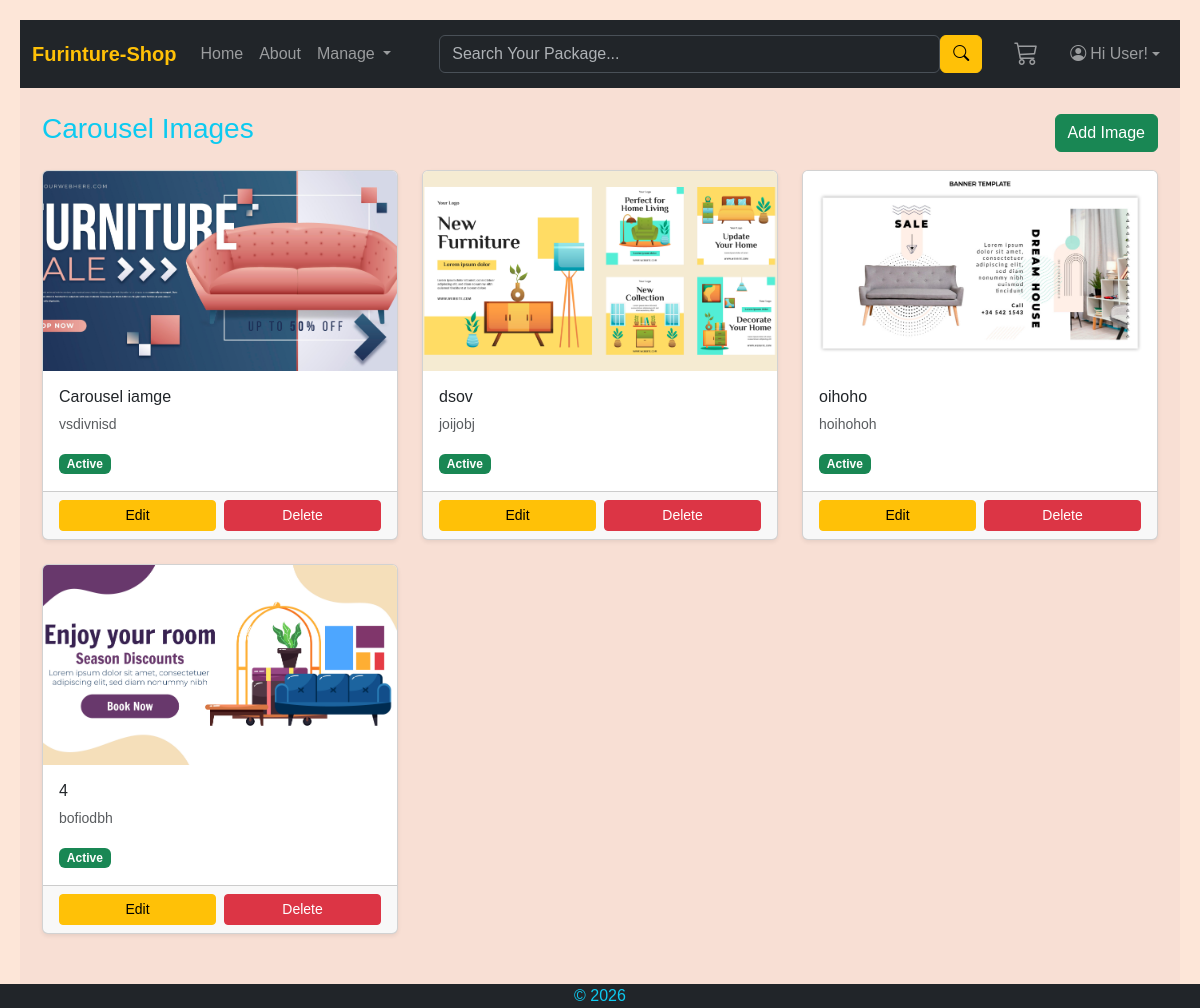
The page /carousels/ on the database as committed earlier.
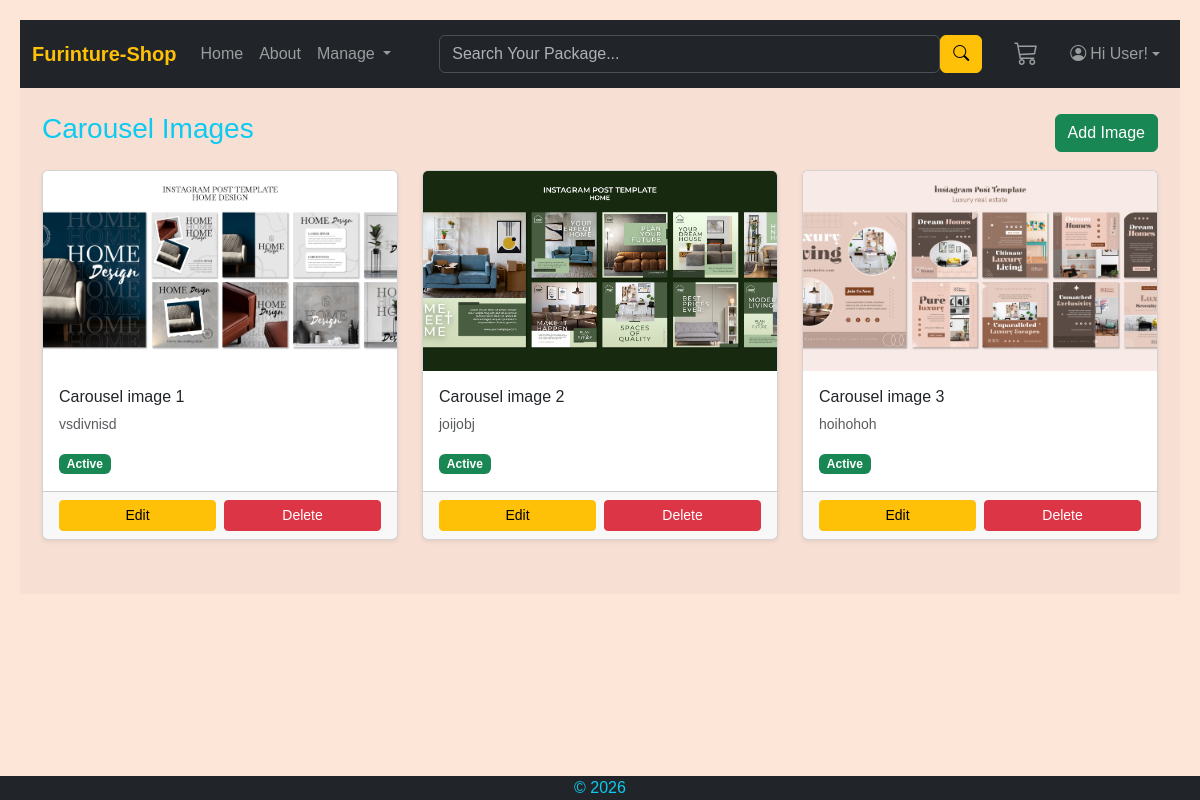
The same page on the database as committed later.
### mainapp/models.py (models this page shows, shortened)
class CarouselImage(models.Model):
    img = models.ImageField(upload_to='carousel_images/')
    title = models.CharField(max_length=200)
    caption = models.TextField(max_length=400)
    link = models.CharField(max_length=200)
    active = models.BooleanField(default=True)

### mainapp/views.py (the view)
# urls.py: path('carousels/', CarouselImageListView.as_view(), name='carousel_list'),
class CarouselImageListView(ListView):
    model = CarouselImage
    template_name = 'mainapp/carousel_list.html'
    context_object_name = 'images'

### templates/mainapp/carousel_list.html (shortened to what this page needs)
{% extends 'base/base.html' %}
{% block content %}
<section class="container py-4">
    <div class="d-flex justify-content-between align-items-center mb-3 text-info">
        <h3>Carousel Images</h3>
        <a href="{% url 'carousel_add' %}" class="btn btn-success">
            Add Image
        </a>
    </div>
    <div class="row g-4">
        {% for img in images %}
        <div class="col-md-4">
            <div class="card shadow-sm h-100">
                <img src="{{ img.img.url }}"
                     class="card-img-top"
                     style="height: 200px; object-fit: cover;">
                <div class="card-body">
                    <h6>{{ img.title }}</h6>
                    <p class="small text-muted">
                        {{ img.caption|truncatechars:80 }}
                    </p>
                    <span class="badge {% if img.active %}bg-success{% else %}bg-secondary{% endif %}">
                        {% if img.active %}Active{% else %}Inactive{% endif %}
                    </span>
                </div>
                <div class="card-footer d-flex gap-2">
                    <a href="{% url 'carousel_edit' img.pk %}"
                       class="btn btn-sm btn-warning w-50">Edit</a>
                    <a href="{% url 'carousel_delete' img.pk %}"
                       class="btn btn-sm btn-danger w-50">Delete</a>
                </div>
            </div>
        </div>
        {% empty %}
        <p class="text-muted">No carousel images yet.</p>
        {% endfor %}
    </div>
</section>
{% endblock %}

### templates/base/base.html (shortened to what this page needs)
<!doctype html>
{% load static %}
<html lang="en">
<head>
  <link href="https://cdn.jsdelivr.net/npm/bootstrap@5.3.8/dist/css/bootstrap.min.css" rel="stylesheet"
>
  <link rel="stylesheet" href="https://cdn.jsdelivr.net/npm/bootstrap-icons@1.13.1/font/bootstrap-icons.min.css">
  <link rel="stylesheet" href="{% static 'css/design.css' %}">
</head>
<body>
  {% include 'base/includes/header.html' %}
  <main>
    {% block content %}{% endblock %}
  </main>
  {% include 'base/includes/footer.html' %}
</body>
</html>

### templates/base/includes/header.html (shortened to what this page needs)
<header >
    <nav class="navbar navbar-expand-lg bg-dark sticky-top" data-bs-theme="dark">
        <div class="container-fluid">
            <a class="navbar-brand text-warning fw-bold" href="{% url 'home_page' %}">
                Furinture-Shop
            </a>
            <div class="collapse navbar-collapse" id="navbarSupportedContent">
                <ul class="navbar-nav me-3 mb-2 mb-lg-0">
                    <li class="nav-item">
                        <a class="nav-link {% if current_page == 'home' %}active{% endif %}"
                           href="{% url 'home_page' %}">Home</a>
                    </li>
                    <li class="nav-item">
                        <a class="nav-link {% if current_page == 'about' %}active{% endif %}"
                           href="{% url 'about_page' %}">About</a>
                    </li>
                    <li class="nav-item dropdown">
                        <a class="nav-link dropdown-toggle" href="#" data-bs-toggle="dropdown">
                            Manage
                        </a>
                    </li>
                </ul>
                <form class="d-flex flex-grow-1 mx-lg-4"
                      method="get"
                      action="{% url 'search_products' %}">
                    <input name="q"
                           value="{{ query }}"
                           class="form-control rounded-start"
                           type="search"
                           placeholder="Search Your Package..."
                           aria-label="Search">
                    <button class="btn btn-warning rounded-end" type="submit">
                        <i class="bi bi-search"></i>
                    </button>
                </form>
                <ul class="navbar-nav ms-auto align-items-center mb-2 mb-lg-0">
                    <li class="nav-item me-3 position-relative">
                        <a class="nav-link" href="{% url 'view_cart' %}">
                            <i class="bi bi-cart3 fs-4"></i>
                        </a>
                    </li>
                    <li class="nav-item dropdown">
                        <a class="nav-link dropdown-toggle d-flex align-items-center"
                           href="#" data-bs-toggle="dropdown">
                            <i class="bi bi-person-circle me-1"></i>
                            {% if user.is_authenticated %}
                                {{user.username.capitalize}}
                            {% else %}
                                Hi User!
                            {% endif %}
                        </a>
                    </li>
                </ul>
            </div>
        </div>
    </nav>
</header>

### templates/base/includes/footer.html
<footer class="fixed-bottom w-100 text-center bg-dark text-info">
   &copy; 2026
</footer>

### static/css/design.css (style rules this page uses)
* { margin: 0; padding: 0; box-sizing: border-box; }
main { padding-bottom: 30px; background-color: rgb(242, 239, 239); color : rgb(10, 10, 10); }
main { background-color: #f8dfd4; }
body { font-family: Arial, sans-serif; padding: 20px; background: #fde6d8; }

Rows that differ between the two databases and show on the page:
removed CarouselImage: img (picture), title "4", caption "bofiodbh", active "Active"
changed CarouselImage "vsdivnisd": img: a different picture; title "Carousel iamge" → "Carousel image 1"
changed CarouselImage "joijobj": img: a different picture; title "dsov" → "Carousel image 2"
changed CarouselImage "hoihohoh": img: a different picture; title "oihoho" → "Carousel image 3"
